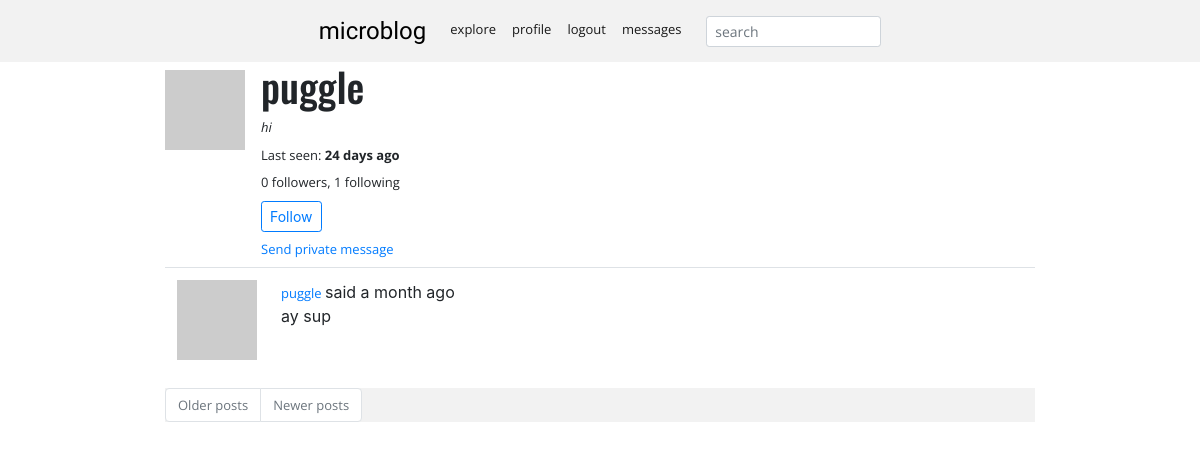
The app's page /user/puggle (signed in), older data.
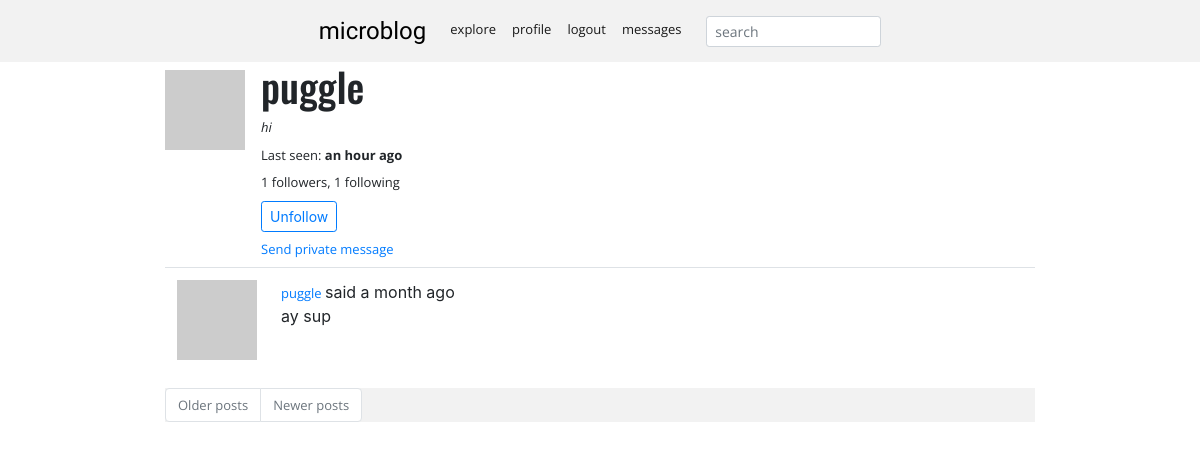
The same page, newer data.
### app/models.py (models this page shows, shortened)
class User(UserMixin, db.Model):
    id = db.Column(db.Integer, primary_key=True)
    username = db.Column(db.String(64), index=True, unique=True)
    email = db.Column(db.String(120), index=True, unique=True)
    password_hash = db.Column(db.String(128))
    posts = db.relationship('Post', backref='author', lazy='dynamic')
    about_me = db.Column(db.String(140))
    last_seen = db.Column(db.DateTime, default=datetime.utcnow)
    followed = db.relationship(
        'User', secondary=followers,
        primaryjoin=(followers.c.follower_id == id),
        secondaryjoin=(followers.c.followed_id == id),
        backref=db.backref('followers', lazy='dynamic'), lazy='dynamic')
    messages_sent = db.relationship('Message',
                                    foreign_keys='Message.sender_id',
                                    backref='author', lazy='dynamic')
    messages_received = db.relationship('Message',
                                        foreign_keys='Message.recipient_id',
                                        backref='recipient', lazy='dynamic')
    last_message_read_time = db.Column(db.DateTime)
    notifications = db.relationship('Notification', backref='user', lazy='dynamic')
    def avatar(self, size):
        digest = md5(self.email.lower().encode('utf-8')).hexdigest()
        return 'https://www.gravatar.com/avatar/{}?d=identicon&s={}'.format(
            digest, size)
    def is_following(self, user):
        return self.followed.filter(
            followers.c.followed_id == user.id).count() > 0
    def new_messages(self):
        last_read_time = self.last_message_read_time or datetime(1900, 1, 1)
        return Message.query.filter_by(recipient=self).filter(
            Message.timestamp > last_read_time).count()

class SearchableMixin(object):
    @classmethod
    def before_commit(cls, session):
        session._changes = {
            'add': list(session.new),
            'update': list(session.dirty),
            'delete': list(session.deleted)
        }
    @classmethod
    def after_commit(cls, session):
        for obj in session._changes['add']:
            if isinstance(obj, SearchableMixin):
                add_to_index(obj.__tablename__, obj)
        for obj in session._changes['update']:
            if isinstance(obj, SearchableMixin):
                add_to_index(obj.__tablename__, obj)
        for obj in session._changes['delete']:
            if isinstance(obj, SearchableMixin):
                remove_from_index(obj.__tablename__, obj)
        session._changes = None

class Post(SearchableMixin, db.Model):
    __searchable__ = ['body']
    id = db.Column(db.Integer, primary_key=True)
    body = db.Column(db.String(140))
    timestamp = db.Column(db.DateTime, index=True, default=datetime.utcnow)
    user_id = db.Column(db.Integer, db.ForeignKey('user.id'))
    language = db.Column(db.String(5))

### app/main/routes.py (the view)
@bp.route('/user/<username>')
@login_required
def user(username):
    user = User.query.filter_by(username=username).first_or_404()
    page = request.args.get('page', 1, type=int)
    posts = user.posts.order_by(Post.timestamp.desc()).paginate(
        page, current_app.config['POSTS_PER_PAGE'], False)
    next_url = url_for('main.user', username=user.username,
                       page=posts.next_num) if posts.has_next else None
    prev_url = url_for('main.user', username=user.username,
                       page=posts.prev_num) if posts.has_prev else None
    form = EmptyForm()
    return render_template('user.html', user=user, posts=posts.items,
                           next_url=next_url, prev_url=prev_url, form=form)

### app/main/forms.py
class SearchForm(FlaskForm):
    q = StringField(_l('search'), validators=[DataRequired()])
    def __init__(self, *args, **kwargs):
        if 'formdata' not in kwargs:
            kwargs['formdata'] = request.args
        if 'csrf_enabled' not in kwargs:
            kwargs['csrf_enabled'] = False
        super(SearchForm, self).__init__(*args, **kwargs)

class EmptyForm(FlaskForm):
    submit = SubmitField('Submit')

### app/main/routes.py (called while the page is built)
@bp.before_app_request
def before_request():
    if current_user.is_authenticated:
        current_user.last_seen = datetime.utcnow()
        db.session.commit()
        g.search_form = SearchForm()
    g.locale = str(get_locale())

### app/models.py (called while the page is built)
@login.user_loader
def load_user(id):
    return User.query.get(int(id))

### app/main/templates/user.html (shortened to what this page needs)
{% extends "base.html" %}
{% import "bootstrap/form.html" as wtf %}
{% block app_content %}
    <div class="d-flex flex-row">
            <div class="pt-2 pr-2" ><img src="{{ user.avatar(128) }}"></div>
            <div class="pl-2">
                <h1>{{ user.username }}</h1>
                {% if user.about_me %}
                    <p><em>{{ user.about_me }}</em></p>
                {% endif %}
                {% if user.last_seen %}
                    <p>{{ _('Last seen') }}: <strong>{{ moment(user.last_seen).fromNow() }}</strong></p>
                {% endif %}
                    <p>{{ _('%(count)d followers', count=user.followers.count()) }}, {{ _('%(count)d following', count=user.followed.count()) }}</p>
                    {% if user == current_user %}
                <a href="{{ url_for('main.edit_profile') }}">{{ _('Edit your profile') }}</a>
                {% elif not current_user.is_following(user) %}
                <p>
                    <form action="{{ url_for('main.follow', username=user.username) }}" method="post">
                        {{ form.submit(value=_('Follow'), class="btn btn-outline-primary btn-sm") }}
                    </form>
                </p>
                {% else %}
                <p>
                    <form action="{{ url_for('main.unfollow', username=user.username) }}" method="post">
                        {{ form.submit(value=_('Unfollow'), class="btn btn-outline-primary btn-sm") }}
                    </form>
                </p>
                {% endif %}
                {% if user != current_user %}
                <p>
                    <a href="{{ url_for('main.send_message',
                                        recipient=user.username) }}">
                        {{ _('Send private message') }}
                    </a>
                </p>
                {% endif %}
            </div>
    </div>
    {% for post in posts %}
        {% include '_post.html' %}
    {% endfor %}
    <nav aria-label="...">
        <ul class="pagination">
            <li class="page-item{% if not next_url %} disabled{% endif %}">
                <a class="page-link" href="{{ next_url or '#' }}">
                    {{ _('Older posts') }}
                </a>
            </li>
            <li class="page-item{% if not prev_url %} disabled{% endif %}">
                <a class="page-link" href="{{ prev_url or '#' }}">
                    {{ _('Newer posts') }}
                </a>
            </li>
        </ul>
    </nav>
{% endblock %}

### app/main/templates/base.html (shortened to what this page needs)
{% extends "bootstrap.html" %}
{% block navbar %}
    <nav class="navbar fixed-top navbar-expand navbar-light">
        <div class="mx-auto d-flex d-block flex-nowrap">
            <a class="navbar-brand pagetitle" href="{{ url_for('main.index') }}">microblog</a>
            <div id="navbarNavDropdown">
                <ul class="navbar-nav opensans pt-1">
                    <li class="nav-item active">
                        <a class="nav-link" href="{{ url_for('main.explore') }}">{{ _('explore') }}</a>
                    </li>
                    <li class="nav-item active">
                    {% if current_user.is_anonymous %}
                        <a class="nav-link" href="{{ url_for('auth.login') }}">{{ _('login') }}</a>
                    {% else %}
                        <a class="nav-link" href="{{ url_for('main.user', username=current_user.username) }}">{{ _('profile') }}</a></li>
                    <li class="nav-item active"><a class="nav-link" href="{{ url_for('auth.logout') }}">{{ _('logout') }}</a>
                    {% endif %}
                    </li>
                    {% if current_user.is_anonymous %}
                    {% else %}
                    <li class="nav-item active">
                        <a class="nav-link" href="{{ url_for('main.messages') }}">
                            {{ _('messages') }}
                            {% set new_messages = current_user.new_messages() %}
                        </a>
                    </li>
                    {% endif %}
                    {% if g.search_form %}
                    <form class="form-inline" method="get"
                            action="{{ url_for('main.search') }}">
                        <div class="form-group m-0">
                            {{ g.search_form.q(size=20, class='form-control form-control-sm mt-1',
                            placeholder=g.search_form.q.label.text) }}
                        </div>
                    </form>
                    {% endif %}
                </ul>
            </div>
        </div>
    </nav>
{% endblock %}
{% block content %}
    <div class="container-fluid maxWidth">
        {% block app_content %}{% endblock %}
    </div>
{% endblock %}

### app/main/templates/bootstrap.html (shortened to what this page needs)
<!doctype html>
<html lang="en">
    <head>
        {{ bootstrap.load_css() }}
        <link href="{{ url_for('static', filename='styles.css') }}" rel="stylesheet">
    </head>
    <body>
        <div class="container-fluid maxWidth px-0">
        {% block navbar %}{% endblock %}
        </div>
        {% block content %}{% endblock %}
    </body>
</html>

### app/main/templates/_post.html (shortened to what this page needs)
<table class="table table-hover">
        <tr>
            <td width="70px">
                <a href="{{ url_for('main.user', username=post.author.username) }}">
                    <img src="{{ post.author.avatar(70) }}" />
                </a>
            </td>
            <td>
                {{ _('%(username)s said %(when)s',
                    username=user_link, when=moment(post.timestamp).fromNow()) }}
                <br>
                <span id="post{{ post.id }}">{{ post.body }}</span>
            </td>
        </tr>
    </table>

### app/static/styles.css (style rules this page uses)
body { padding-top:62px; }
.pagetitle { font-family: Nova Cut; font-size: 18pt; }
p { margin-bottom: 8px; }
.opensans, a, li, p { font-family: Open Sans; font-size: small; }
a { word-wrap: break-word; }
.oswald, h3, h1, h5 { font-family: Oswald; }
.maxWidth { max-width: 900px; }
nav { background-color: #f2f2f2; }
.pagetitle:link { color: #000000; text-decoration: none; }

Row changes from the older to the newer data that the page shows:
changed User "puggle": last_seen "24 days ago" → "an hour ago"
Text that changed along with them:
form field submit: (not shown) → "Unfollow"
form field submit: "Follow" → (not shown)
text no longer shown: "0 followers"
text now shown: "1 followers"
